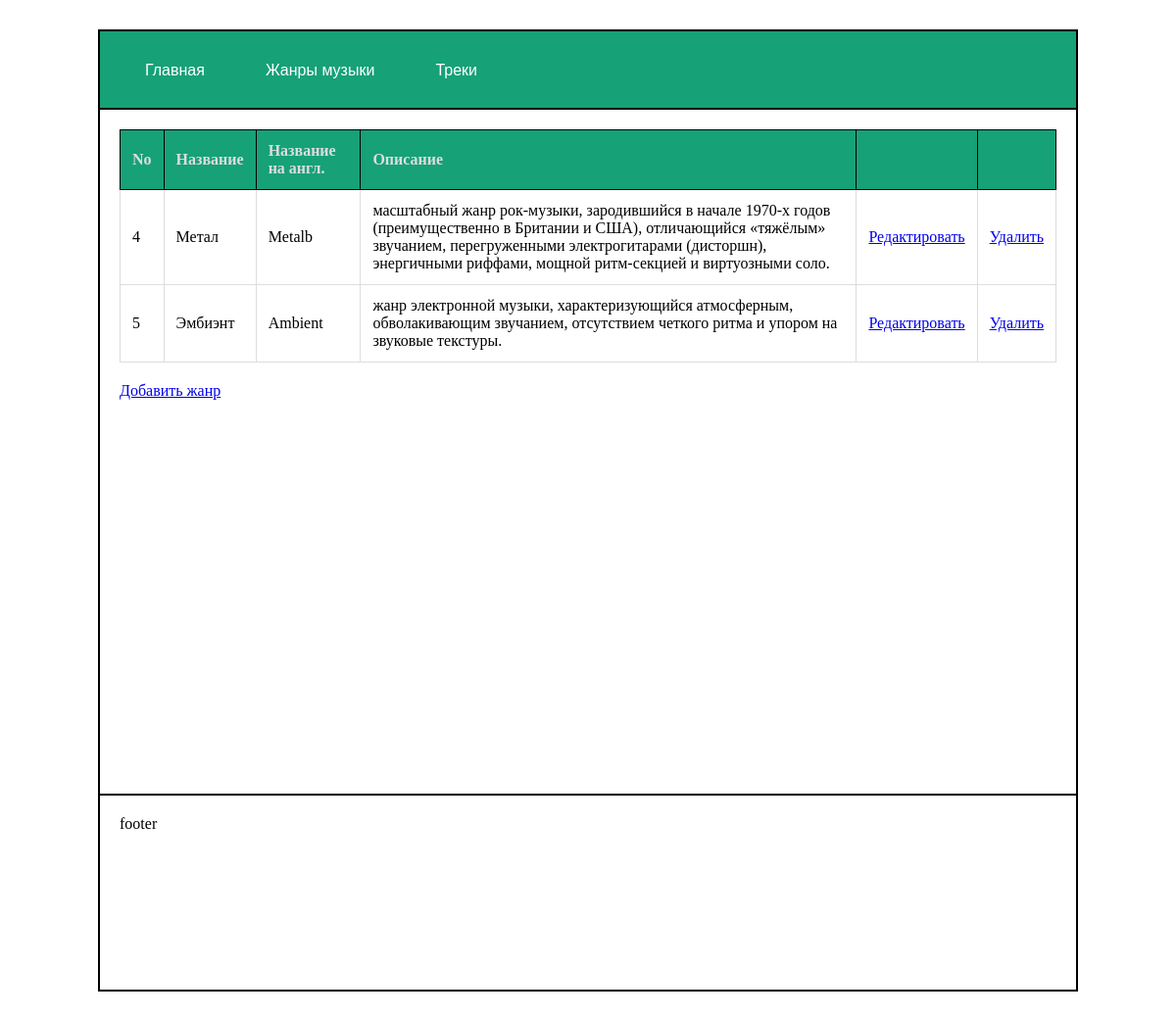
The app's page /genres with its own data.
### main/models.py (models this page shows, shortened)
class Genre(models.Model):
    name = models.CharField(max_length=500, unique=True)
    runame = models.CharField(max_length=500)
    description = models.CharField(max_length=500)

### main/views.py (the view)
# urls.py: path('genres', views.genres),
def genres (request):
    genres = Genre.objects.all()
    return render(request, 'genres.html', {'genres': genres, 'page': 'genres'})

### main/templates/genres.html (shortened to what this page needs)
{% extends "base.html" %}
{% block content %}
<table>
    <thead>
        <tr>
            <th>No</th>
            <th>Название</th>
            <th>Название на англ.</th>
            <th>Описание</th>
            <th> </th>
            <th> </th>
        </tr>
    </thead>
    <tbody>
        {% for g in genres %}
        <tr>
            <td>{{g.id}}</td>
            <td>{{g.runame}}</td>
            <td>{{g.name}}</td>
            <td>{{g.description}}</td>
            <td><a href="/editgenre/{{g.id}}">Редактировать</a></td>
            <td><a href="/delete/{{g.id}}">Удалить</a></td>
        </tr>
        {% endfor %}
    </tbody>
</table>
<a href = "/add_genre">Добавить жанр</a>
{% endblock content %}

### main/templates/base.html (shortened to what this page needs)
<!DOCTYPE html>
{% load static %}
<html lang="en">
<head>
    <link rel="stylesheet" href="{% static "styles.css" %}" />
</head>
<body>
    <div id="wrapper">
	<div id="header">
		<div id="menu">
        <a href="/index">Главная</a>
        <a href="/genres">Жанры музыки</a>
         <a href="/tracks">Треки</a>
    </div>
	</div>
	<div id="container">
		<div id="content">
            {% block content %} content {% endblock content %}
		</div>
	</div>
	<div id="footer">
		footer
	</div>
</div>
</body>
</html>

### main/static/styles.css (style rules this page uses)
* { box-sizing: border-box; }
#wrapper { width: 1000px; margin: 30px auto; border: 1px solid black; }
#header { height: 80px; padding: 20px; border: 1px solid black; background-color: #16A177; }
#container { display: flex; }
#content { width: 100%; height: 700px; padding: 20px; border: 1px solid black; }
#footer { height: 200px; padding: 20px; border: 1px solid black; }
#menu { display: flex; }
#menu a { box-sizing: border-box; margin-right: 10px; padding: 10px 25px; font: 16px Arial; text-decoration: none; color: white; border: 1px solid #16A177; background-color: #16A177; }
table { width: 100%; border-collapse: collapse; margin-bottom: 20px; }
table th, table td { border: 1px solid #ddd; padding: 12px; text-align: left; }
table th { background-color: #16A177; color: #ddd; border: 1px solid black; }

### records on screen
Genre: id "4", runame "Метал", name "Metalb", description "масштабный жанр рок-музыки, зародившийся в начале 1970-х годов (преимущественно в Британии и США), отличающийся «тяжёлым» звучанием, перегруженными электрогитарами (дисторшн), энергичными риффами, мощной ритм-секцией и виртуозными соло."
Genre: id "5", runame "Эмбиэнт", name "Ambient", description "жанр электронной музыки, характеризующийся атмосферным, обволакивающим звучанием, отсутствием четкого ритма и упором на звуковые текстуры."
